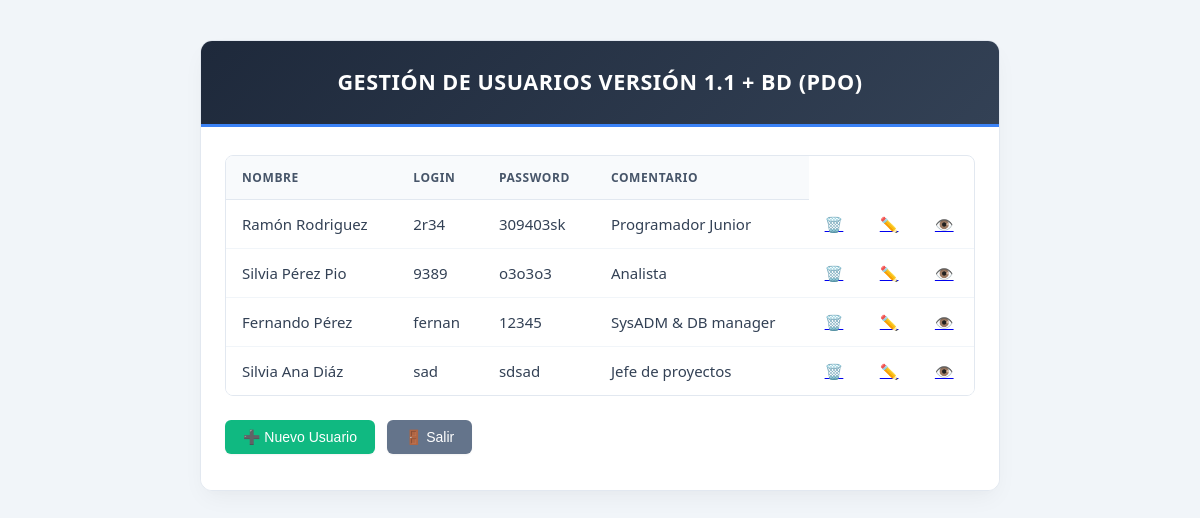
Page /Tareas/crud-usuariosPDO/index.php on the committed database.
### tables this page shows
CREATE TABLE `Usuarios` (
  `login` varchar(10) NOT NULL,
  `nombre` varchar(20) NOT NULL,
  `password` varchar(20) NOT NULL,
  `comentario` varchar(30) NOT NULL
);

### Tareas/crud-usuariosPDO/index.php (called while the page is built, shortened)
<?php
include_once 'app/dat/AccesoDatos.php';
include_once 'app/funciones.php';
$contenido .= mostrarDatos();
include_once "app/layout/principal.php";

### Tareas/crud-usuariosPDO/app/dat/AccesoDatos.php (called while the page is built, shortened)
<?php
include_once "app/dat/Usuario.php";
class AccesoDatos {
    private static $modelo = null;
    private $dbh = null;
    public static function getModelo(){
        if (self::$modelo == null){
            self::$modelo = new AccesoDatos();
        }
        return self::$modelo;
    }
    private function __construct(){
        try {
            $dsn = "mysql:host=".SERVER_DB.";dbname=".DATABASE.";charset=utf8";
            $this->dbh = new PDO($dsn,DB_USER,DB_PASSWD);
            $this->dbh->setAttribute(PDO::ATTR_ERRMODE, PDO::ERRMODE_EXCEPTION);
        } catch (PDOException $e){
            echo "Error de conexión ".$e->getMessage();
            exit();
        }
    }
    public function getUsuarios ():array {
        $tuser = [];
        $stmt_usuarios  = $this->dbh->prepare("select * from Usuarios");
        $stmt_usuarios->setFetchMode(PDO::FETCH_CLASS, 'Usuario');
        if ( $stmt_usuarios->execute() ){
            while ( $user = $stmt_usuarios->fetch()){
               $tuser[]= $user;
            }
        }
        return $tuser;
    }
}

### Tareas/crud-usuariosPDO/app/dat/Usuario.php (called while the page is built, shortened)
<?php
class Usuario
{
    public function __get($atributo){
        if(property_exists($this, $atributo)) {
            return $this->$atributo;
        }
    }
}

### Tareas/crud-usuariosPDO/app/funciones.php (the view, shortened to what this page needs)
<?php
function mostrarDatos (){
    $titulos = [ "Nombre","login","Password","Comentario"];
    $msg = "<table>\n";
    $msg .= "<tr>";
    for ($j=0; $j < count($titulos); $j++){
        $msg .= "<th>$titulos[$j]</th>";
    }
    $msg .= "</tr>";
    $auto = $_SERVER['PHP_SELF'];
    $db = AccesoDatos::getModelo();
    $tuser = $db->getUsuarios();
    foreach ($tuser as $user) {
        $msg .= "<tr>";
        $msg .= "<td>$user->nombre</td>";
        $msg .= "<td>$user->login</td>";
        $msg .= "<td>$user->password</td>";
        $msg .= "<td>$user->comentario</td>";
        $msg .="<td><a href=\"#\" onclick=\"confirmarBorrar('$user->nombre','$user->login');\" >🗑️</a></td>\n";
        $msg .="<td><a href=\"".$auto."?orden=Modificar&id=$user->login\">✏️</a></td>\n";
        $msg .="<td><a href=\"".$auto."?orden=Detalles&id=$user->login\" >👁️</a></td>\n";
        $msg .="</tr>\n";
    }
    $msg .= "</table>";
    return $msg;
}

### Tareas/crud-usuariosPDO/web/default.css (style rules this page uses)
* { box-sizing: border-box; }
body { background-color: #f1f5f9; font-family: system-ui, -apple-system, BlinkMacSystemFont, 'Segoe UI', Roboto, Oxygen, Ubuntu, Cantarell, sans-serif; font-size: 15px; color: #334155; line-height: 1.6; margin: 0; padding: 40px 15px; display: flex; justify-content: center; align-items: flex-start; min-height: 100vh; }
table { width: 100%; border-collapse: separate; border-spacing: 0; margin-bottom: 24px; border: 1px solid #e2e8f0; border-radius: 8px; overflow: hidden; }
th { background-color: #f8fafc; color: #475569; font-weight: 600; text-transform: uppercase; font-size: 0.75rem; letter-spacing: 0.05em; padding: 12px 16px; border-bottom: 1px solid #e2e8f0; text-align: left; }
td { padding: 12px 16px; border-bottom: 1px solid #f1f5f9; color: #334155; background-color: #ffffff; }
tr:last-child td { border-bottom: none; }

### rows in the picture
usuarios: nombre "Ramón Rodriguez", login "2r34", password "309403sk", comentario "Programador Junior"
usuarios: nombre "Silvia Pérez Pio", login "9389", password "o3o3o3", comentario "Analista"
usuarios: nombre "Fernando Pérez", login "fernan", password "12345", comentario "SysADM & DB manager"
usuarios: nombre "Silvia Ana Diáz", login "sad", password "sdsad", comentario "Jefe de proyectos"

### other values in the picture
$titulos[$j] "NOMBRE"
$titulos[$j] "LOGIN"
$titulos[$j] "PASSWORD"
$titulos[$j] "COMENTARIO"
